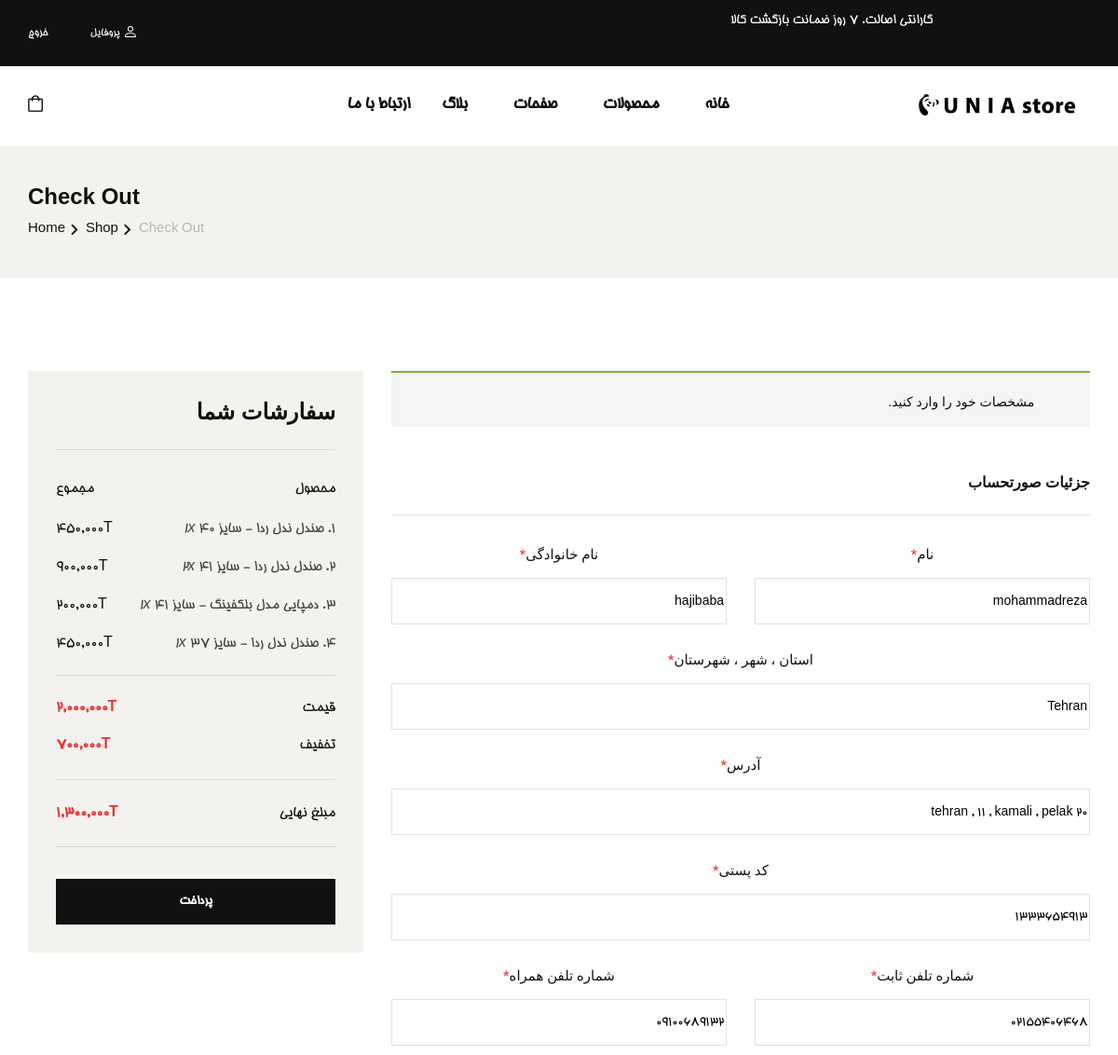
/order (signed in, upper part), run on an earlier commit of the app's database.
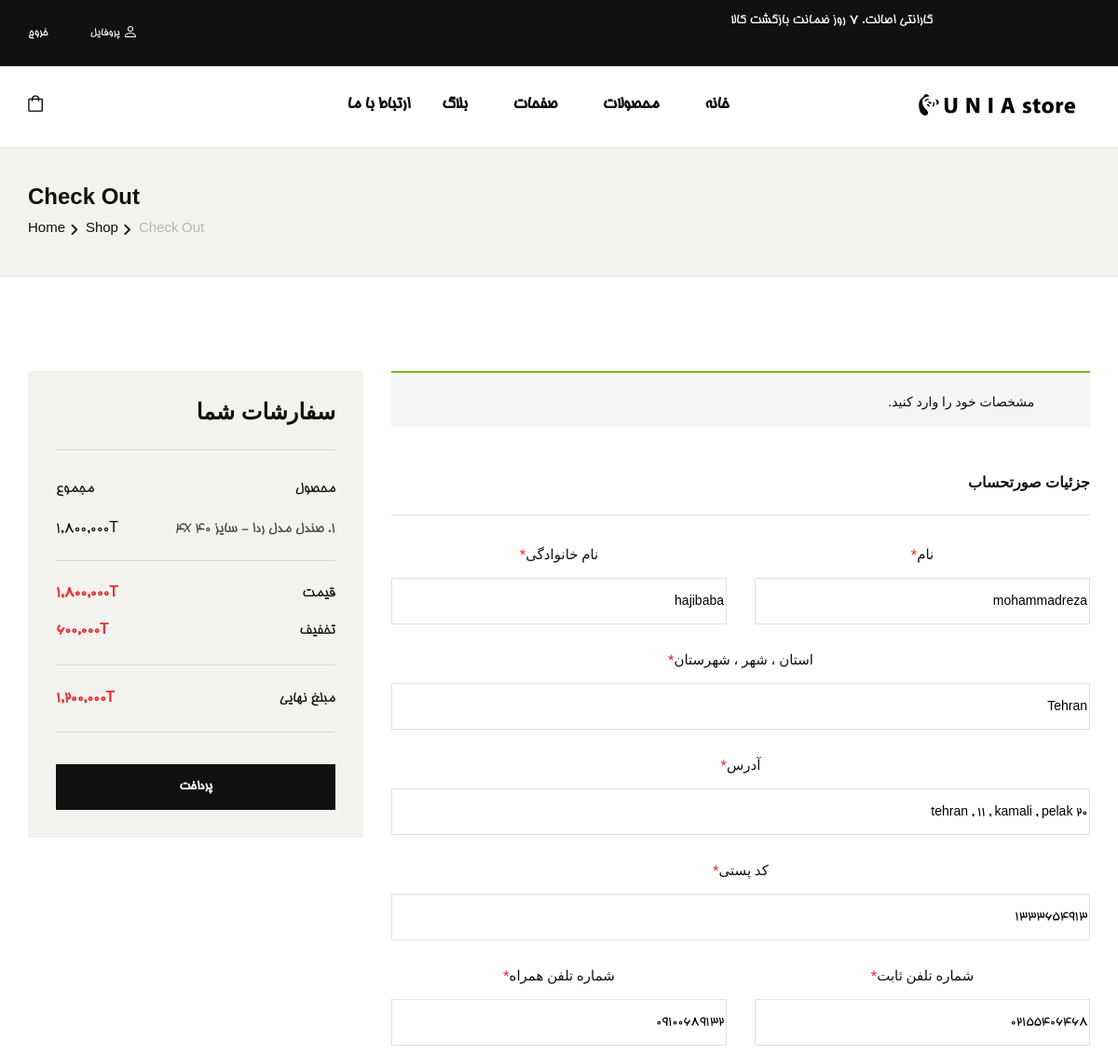
And on a later commit of the database.
### shop/models.py (models this page shows, shortened)
class CartItem(models.Model):
    shopCart = models.ForeignKey(ShopCart, on_delete=models.CASCADE)
    variantProduct = models.ForeignKey(
        VariantProduct, on_delete=models.CASCADE, null=True, blank=True)
    quantity = models.IntegerField(default=0, blank=True, null=True)
    createDate = models.DateField(null=True)

class VariantProduct(models.Model):
    product = models.ForeignKey(Product, on_delete=models.CASCADE)
    quantity = models.IntegerField(default=0)
    dkpc = models.CharField(unique=True, max_length=12, null=True, blank=True)
    size = models.IntegerField()
    mainPrice = models.IntegerField()
    discountPrice = models.IntegerField(null=True, blank=True)
    def __str__(self):
        return f'{self.product} - سایز {self.size}'

class Product(models.Model):
    name = models.CharField(max_length=50)
    desciption = models.TextField(max_length=300, null=True, blank=True)
    category = models.ManyToManyField(Category)
    dkp = models.CharField(unique=True, max_length=12, null=True, blank=True)
    createDate = models.DateField(null=True)
    averageRating = models.FloatField(null=True, blank=True , default=0.0)
    ratingCount = models.IntegerField(null=True, blank=True , default=0)
    cover = models.ImageField(
        upload_to='images/', default=None, blank=True, null=True)
    def __str__(self):
        return self.name

### shop/views.py (the view)
# urls.py: path('order', views.order, name='order'),
def order(request):
    if(request.POST):
        try:
            if(request.POST['update'] == 'on'):
                User.objects.filter(username=request.user).update(
                    first_name=request.POST['fname'], last_name=request.POST['lname'], email=request.POST['email'])
                Profile.objects.filter(user=request.user).update(mobilePhone=request.POST['mobilephone'],
                                address=request.POST['address'],city=request.POST['city'],
                                postalCode=request.POST['postalcode'], phone=request.POST['phone'])
            cartitems = CartItem.objects.filter(shopCart__user=request.user)
            informations = "نام: "+request.POST['fname']+" "+request.POST['lname']+"\nآدرس: " + \
                request.POST['city']+', '+request.POST['address'] + "\nکدپستی: "+request.POST['postalcode'] + \
                "\nتلفن‌همراه: "+request.POST['mobilephone']+" ، تلفن‌ثابت: " + \
                request.POST['phone']+"\nایمیل: "+request.POST['email']+"\n"
            order = Order.objects.create(user=request.user, createDate=datetime.now()
                                        , informations=informations, note=request.POST['note'])
            for cartitem in cartitems:
                OrderItem.objects.create(order=order, variantProduct=cartitem.variantProduct,
                                         price=cartitem.variantProduct.discountPrice, status=1,quantity=cartitem.quantity)
                VariantProduct.objects.filter(id=cartitem.variantProduct.id).update(quantity=F('quantity')-cartitem.quantity)
                CartItem.objects.filter(id=cartitem.id).delete()
                ''' API for decrease quantity on digikala

                url = f"https://seller.digikala.com/api/v1/variants/{cartitem.variantProduct.dkpc}/"
                payload = f"{{\n    \"seller_stock\": {VariantProduct.objects.get(id=cartitem.variantProduct.id).quantity} }}"
                headers = {
                    'Authorization': API_KEY
                }
                response = requests.request("PUT", url, headers=headers, data=payload)

                '''
            return redirect('shoppingcart')
        except Exception as e:
            print('\033[91m' + "print EXCEPTION :  " + str(e) + '\033[0m')
    else:
        shopcart = ShopCart.objects.get(user=request.user)
        cartitems = CartItem.objects.filter(shopCart=shopcart)
        totalmain = 0
        totaldiscount = 0
        for item in cartitems:
            totalmain = totalmain+(item.variantProduct.mainPrice*item.quantity)
            totaldiscount = totaldiscount + \
                (item.variantProduct.discountPrice*item.quantity)
        context = {'cartitems': cartitems, 'totalmain': totalmain,
                   'totaldiscount': totaldiscount }
        return render(request, 'shop/order.html', context)

### shop/templates/shop/order.html (shortened to what the changed rows need)
{% extends 'base.html' %}
{%load mathfilters %}
{% load humanize %}
{% block content %}
    <section class="checkout spad">
        <div class="container" style="direction: rtl;text-align: right;">
            <div class="checkout__form">
                <form id="order" method="POST" action={% url 'order' %}>
                    <div class="row">
                        <div class="col-lg-4 col-md-6" style="text-align: right;direction: ltr;">
                            <div class="checkout__order">
                                <ul class="checkout__total__products">
                                {%for item in cartitems%}
                                    <li style="direction: rtl;">{{ forloop.counter }}. {{item.variantProduct}} <i>{{item.quantity}}x</i> <span> {{item.variantProduct.mainPrice| mul:item.quantity |intcomma}}T</span></li>
                                {%endfor%}
                                </ul>
                                <ul class="checkout__total__all">
                                    <li>قیمت <span>{{totalmain|intcomma}}T</span></li>
                                    <li>تخفیف <span>{{totalmain| sub:totaldiscount|intcomma}}T</span></li>
                                    <li>مبلغ نهایی <span>{{totaldiscount|intcomma}}T</span></li>
                                </ul>
                            </div>
                        </div>
                    </div>
                </form>
            </div>
        </div>
    </section>
    {%endblock%}

What changed in the data, as far as the page shows it:
removed CartItem: variantProduct "صندل ندل ردا - سایز 41", quantity "2", variantProduct.mainPrice|mul "900,000"
removed CartItem: variantProduct "دمپایی مدل بلکفینگ - سایز 41", quantity "1", variantProduct.mainPrice|mul "200,000"
removed CartItem: variantProduct "صندل ندل ردا - سایز 37", quantity "1", variantProduct.mainPrice|mul "450,000"
changed CartItem: variantProduct "صندل ندل ردا - سایز 40" → "صندل مدل ردا - سایز 40"; quantity "1" → "4"; variantProduct.mainPrice|mul "450,000" → "1,800,000"
Also different on the page:
{{ totalmain|intcomma }}: "2,000,000" → "1,800,000"
{{ totalmain| sub:totaldiscount|intcomma }}: "700,000" → "600,000"
{{ totaldiscount|intcomma }}: "1,300,000" → "1,200,000"
